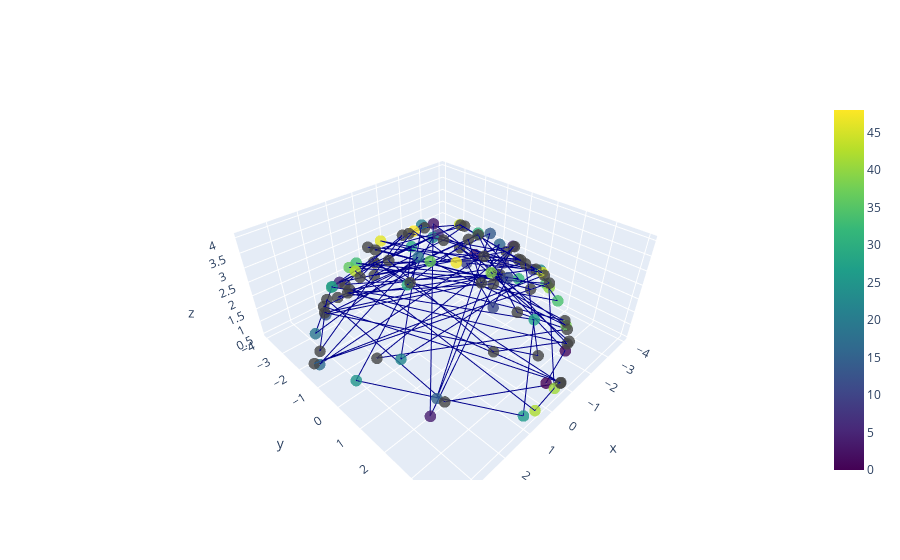

Notebook code cell kept with this figure:
### Markdown cell above
# Plot camera positions (train)

### Code cell
fig = go.Figure(data=[go.Scatter3d(x=dataset_train.poses[:,:3,3][:,0], y=dataset_train.poses[:,:3,3][:,1], z=dataset_train.poses[:,:3,3][:,2],
                                   mode='lines+markers',
                                   marker=dict(
                                        size=4,
                                        color=np.arange(49),                # set color to an array/list of desired values
                                        colorscale='Viridis',   # choose a colorscale
                                        opacity=0.8, showscale=True
                                    ),
                                   line=dict(
                                        color='darkblue',
                                        width=2
                                   )
                                  
                                  )])
fig.show()
